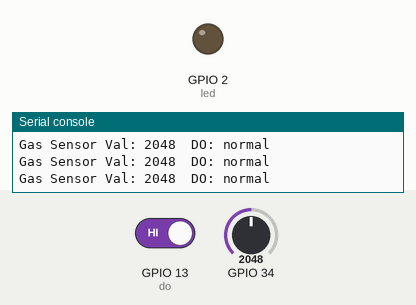
Recording of a program running on a simulated ESP32 board running MicroPython. On the bench: output pins drawn as LEDs (lit = HIGH), the last lines printed to the serial console. The inputs (shaded band) are chosen by the test bench; at power-on: GPIO 13 (do) HIGH, GPIO 34 = 2048 (analog values on the 0–4095 scale).

Above: at 11.2 s.
11.3 s: GPIO 13 (do) driven LOW
At 12.3 s:
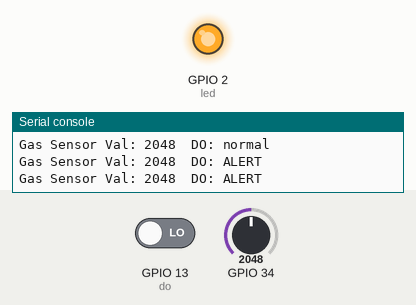
16.0 s: GPIO 13 (do) driven HIGH
At 17.0 s:
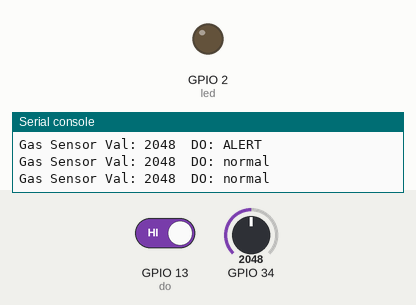
Timing chart, 0 to 18.5 s (numbered marks = the images above; inputs shaded):
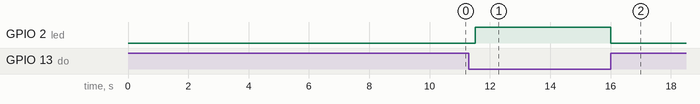

The program:

mq2.py
```python
"""
MQ-2 氣體偵測模組
Sensors - mq2

原始課程: 42.ESP32 MQ-2氣體偵測模組
平台: ESP32 MicroPython

功能:
  範例 1: 讀取類比氣體濃度 + 數位警報（LED）

MQ-2 說明:
  MOS 感測器（金屬氧化物半導體）
  可偵測：液化石油氣、酒精、丙烷、氫氣、一氧化碳、甲烷
  偵測範圍：200〜10000 ppm（0.02%〜1%）
  工作電壓 5V（Vcc 接 5V，IO 信號與 3.3V 相容）

重要注意事項:
  使用前需預熱 5〜10 分鐘，才能有效量測
  AO 值隨氣體濃度增加而升高
  DO 輸出與模組信號 LED 成反比（LED 亮 = DO 輸出 LOW = 有氣體）
  VR 可調 DO 的觸發靈敏度，不影響 AO 輸出值

硬體接線:
  MQ-2 Aout → D34（ADC1，input-only）
  MQ-2 Dout → D13
  MQ-2 VCC  → 5V（建議），GND → GND
  LED       → D2（內建）
"""

from machine import Pin, ADC
import time

MQ2_AO_PIN = 34
MQ2_DO_PIN = 13
LED_PIN    = 2

WARMUP_SEC = 10   # 預熱時間（實際使用建議 300 秒）


def _make_adc(pin: int) -> ADC:
    a = ADC(Pin(pin))
    a.atten(ADC.ATTN_11DB)
    return a


# ── 範例：氣體偵測（AO + DO）─────────────────────────────────
def gas_demo():
    """
    AO 讀取氣體濃度（值越高濃度越高）
    DO 數位警報（LOW = 偵測到氣體 → 點亮 LED）
    """
    adc = _make_adc(MQ2_AO_PIN)
    do  = Pin(MQ2_DO_PIN, Pin.IN)
    led = Pin(LED_PIN, Pin.OUT)

    print("MQ-2 warming up for {}s...".format(WARMUP_SEC))
    for i in range(WARMUP_SEC, 0, -1):
        print("  {}s remaining...".format(i))
        time.sleep(1)
    print("MQ-2 ready. Monitoring gas levels.")

    while True:
        adc_val    = adc.read()
        gas_signal = not do.value()   # LOW = 有氣體
        led.value(gas_signal)
        status = "ALERT" if gas_signal else "normal"
        print("Gas Sensor Val: {:4d}  DO: {}".format(adc_val, status))
        time.sleep_ms(500)


# ── 主程式 ────────────────────────────────────────────────────
gas_demo()
```

Measured:
- after the input at 11.3 s, GPIO 2 (led): LOW → HIGH after 0.21 s
- after the input at 16.0 s, GPIO 2 (led): HIGH → LOW at once
